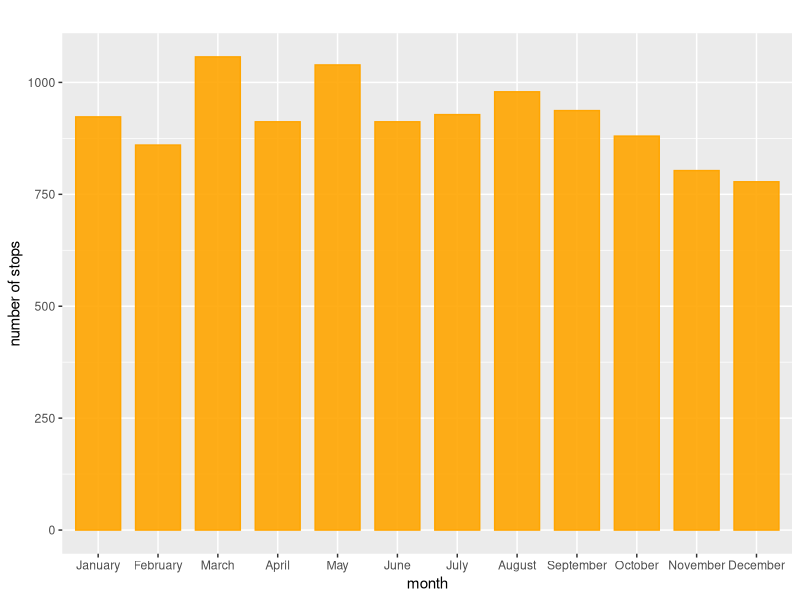
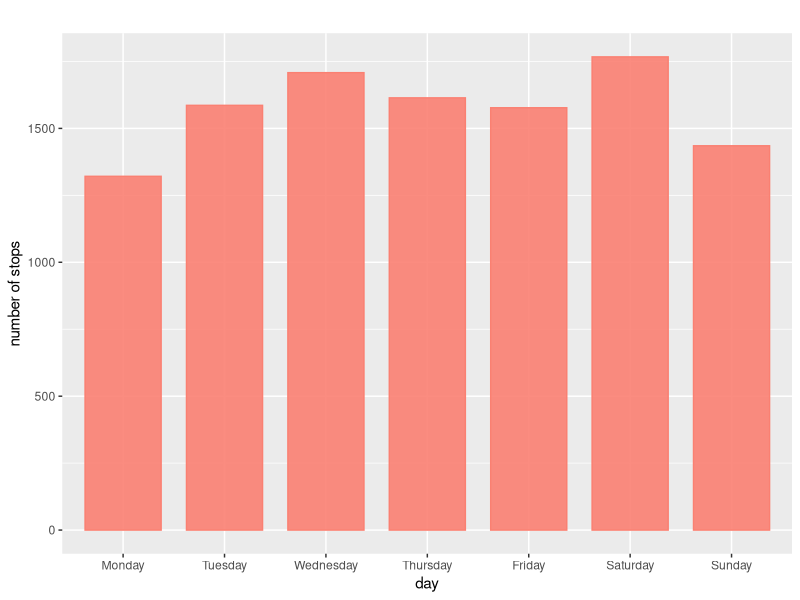
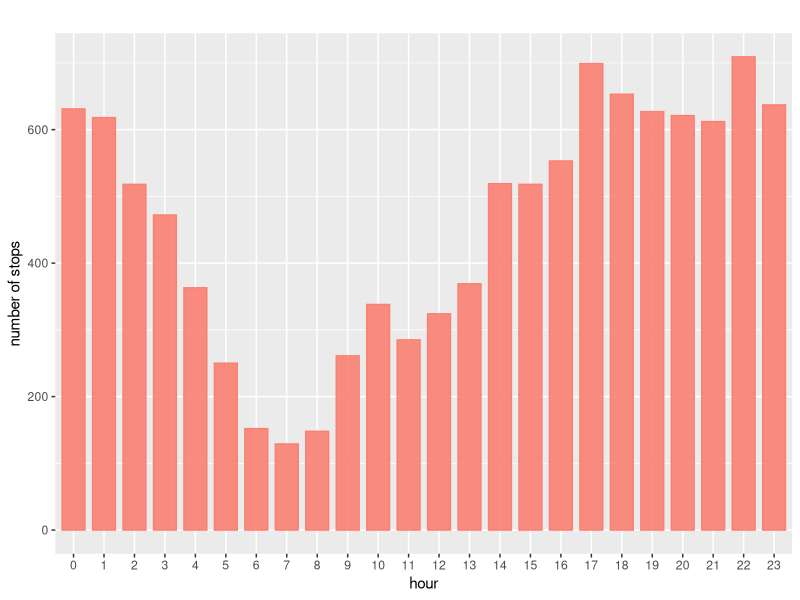
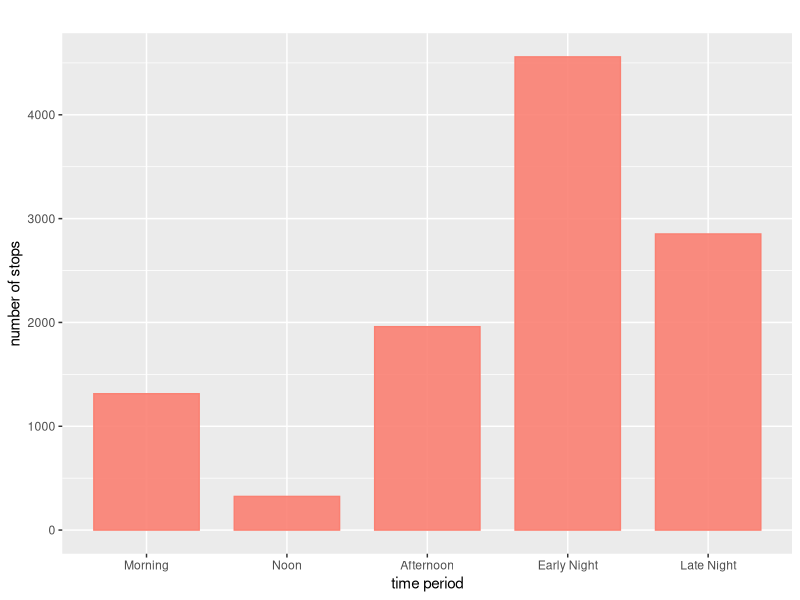
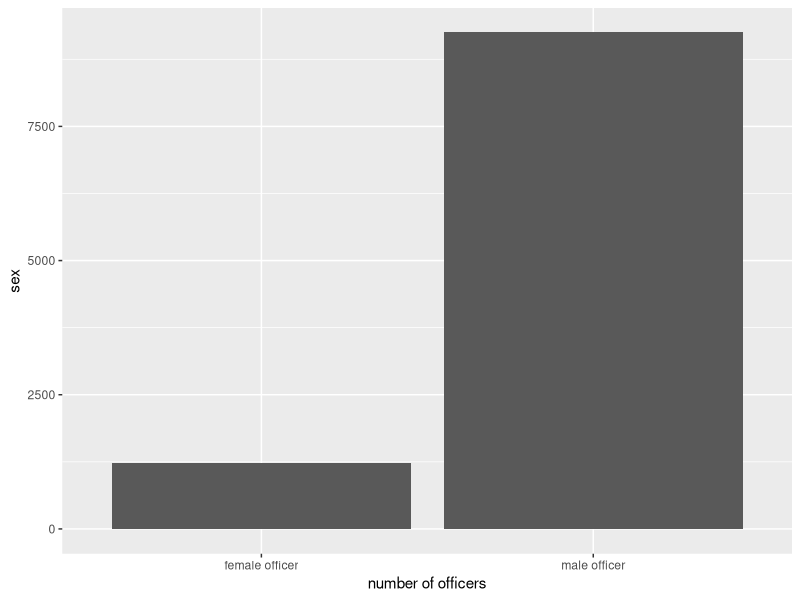
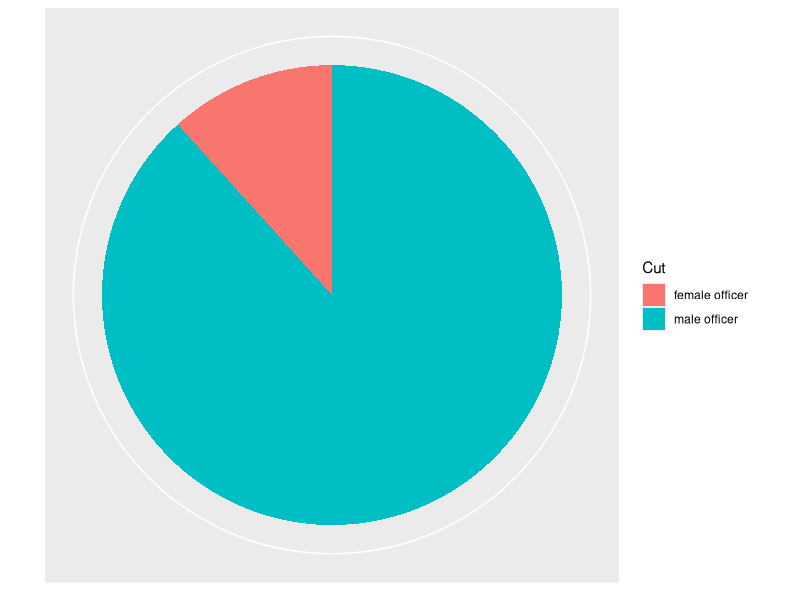
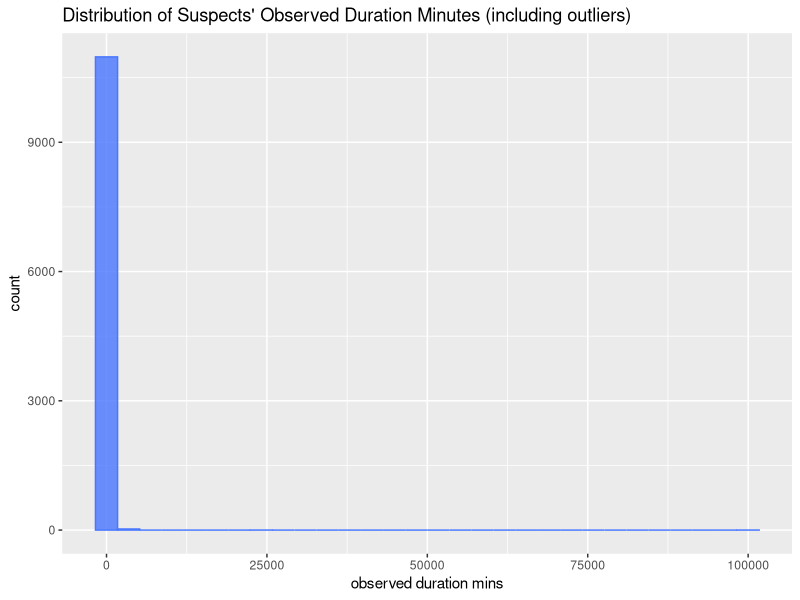
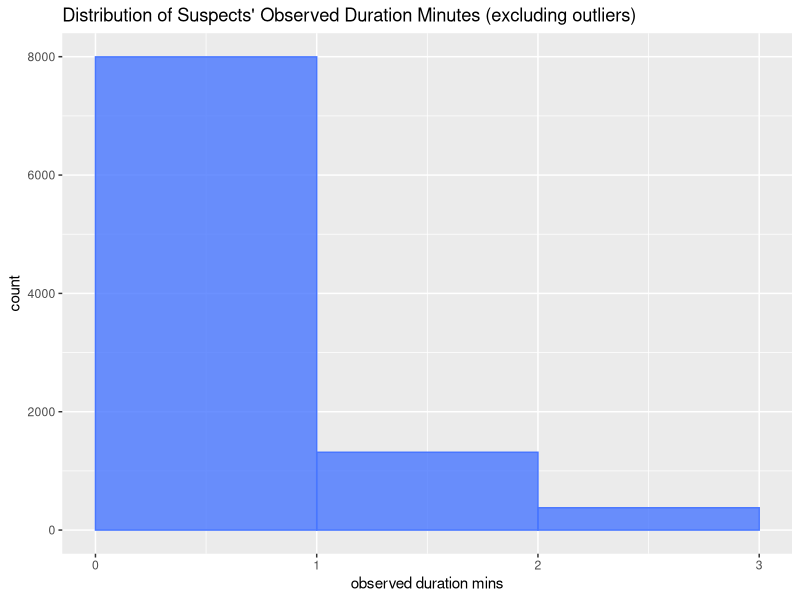

The R source for these figures, in order:
## ---- chunk 1
# load the NYPD dataset and the packages that we will use
NYPD <- read.csv("Data/2018_sqf_database-abbr.csv")

library(tidyverse)
library(ggplot2)
library(magrittr)
## ---- chunk 2
# The number of stops in each month in the year 2018

# rearrange the months in order, from January to December
reorder_month <- c("January","February","March","April","May","June","July","August","September","October","November","December")
NYPD$MONTH2 = factor(NYPD$MONTH2,levels=reorder_month)
ggplot(NYPD, aes(MONTH2)) + geom_bar(alpha=0.90, colour="orange", fill="orange",width=0.75) + labs(title="", y="number of stops", x="month")
## ---- chunk 3
# The number of stops on each day of the week

# rearrange the days in order, from Monday to Sunday
reorder_day <- c("Monday","Tuesday","Wednesday","Thursday","Friday","Saturday","Sunday")
NYPD$DAY2 = factor(NYPD$DAY2,levels=reorder_day)
ggplot(NYPD, aes(DAY2)) + geom_bar(alpha=0.90, colour="salmon", fill="salmon",width=0.75) + labs(title="", y="number of stops", x="day")
## ---- chunk 4
## Stop.Frisk.Time: the time when ppl are stopped

# Function: rounding(inputNum, totalNum)
rounding <- function(inputNum, totalNum) {
  if(is.na(inputNum)){return(FALSE)}else{
    m <- totalNum/2
    if(inputNum < m){
      # round down
      return(FALSE)
    }else{
      #round up
      return(TRUE)
    }
  }
}

hour<-NYPD$Stop.Frisk.Time
all_hour <- c()
for(i in 1:length(hour)){
  if(hour[i] == "#N/A" || is.na(hour[i]) || hour[i] == "" || hour[i] == FALSE){
    hour[i] <- "NA"
  }else{
    temp <- c(strsplit(hour[i], ":"))
    minBefore <- temp[[1]][[2]]
    hourBefore <- temp[[1]][[1]]
    if (rounding(strtoi(minBefore), 60)){
      hourAfter <- as.character(strtoi(hourBefore)+1)
      if (hourAfter == 24){
        hourAfter <- "0"
      }
    }else{
      hourAfter <- hourBefore
    }
    all_hour <- append(all_hour, hourAfter)
  }
  allH_df <- data.frame(all_hour)
}
reorder_hour <- c("0","1","2","3","4","5","6","7","8","9","10","11","12","13","14","15","16","17","18","19","20","21","22","23","NA")
allH_df$all_hour = factor(allH_df$all_hour,levels=reorder_hour)
ggplot(allH_df, aes(all_hour)) + geom_bar(alpha=0.90, colour="salmon", fill="salmon",width=0.75) + labs(title="", y="number of stops", x="hour")

# Morning: from sunrise to 11:59 AM. Sunrise typically occurs around 6 AM.
# Noon: at 12:00 PM.
# Afternoon: from 12:01 PM to around 5:00 PM.
# Evening: from 5:01 PM to 8 PM, or around sunset.
# Early Night: from sunset 11:59 PM
# Late Night: from 11:59 PM to sunrise around 5:59 AM.
all_period <- c()
for(i in 1:length(allH_df$all_hour)){
  if (allH_df$all_hour[i] == "6" || allH_df$all_hour[i] == "7" || allH_df$all_hour[i] == "8" || allH_df$all_hour[i] == "9" || allH_df$all_hour[i] == "10" || allH_df$all_hour[i] == "11"){
    all_period <- append(all_period, "Morning")
  }else if(allH_df$all_hour[i] == "12"){
    all_period <- append(all_period, "Noon")
  }else if(allH_df$all_hour[i] == "13" || allH_df$all_hour[i] == "14" || allH_df$all_hour[i] == "15" || allH_df$all_hour[i] == "16"){
    all_period <- append(all_period, "Afternoon")
  }else if(allH_df$all_hour[i] == "17" || allH_df$all_hour[i] == "18" || allH_df$all_hour[i] == "19" || allH_df$all_hour[i] == "20" || allH_df$all_hour[i] == "21" || allH_df$all_hour[i] == "22" || allH_df$all_hour[i] == "23"){
    all_period <- append(all_period, "Early Night")
  }else{
    all_period <- append(all_period, "Late Night")
  }
}
allP_df <- data.frame(all_period)
reorder_period <- c("Morning", "Noon", "Afternoon", "Early Night", "Late Night")
allP_df$all_period = factor(allP_df$all_period,levels=reorder_period)
ggplot(allP_df, aes(all_period)) + geom_bar(alpha=0.90, colour="salmon", fill="salmon",width=0.75) + labs(title="", y="number of stops", x="time period")
## ---- chunk 5
## Compare: the number of male police officers(POM) and the number of female police officers(POF)


# create POM and POF dataframes
df_male_officer <- NYPD %>% filter(ISSUING_OFFICER_RANK == "POM")
df_female_officer <- NYPD %>% filter(ISSUING_OFFICER_RANK == "POF")
head(df_male_officer)
head(df_female_officer)

# visualize the difference in numbers: frequency table, bar plot, pie chart
male_female_num <- tibble(
  type = c("male officer", "female officer"),
  freq = c(nrow(df_male_officer), nrow(df_female_officer))
)
knitr::kable(male_female_num)

p <- ggplot(data = male_female_num, mapping = aes(
  x = type, y = freq ))
p + geom_col() +
  labs(x = "number of officers", 
       y = "sex")

p2 <- ggplot(data = male_female_num, mapping = aes(
  x = 1, y = freq, fill = type ))
p2 + geom_col() +
  coord_polar(theta = "y") +
  scale_x_discrete(name = NULL, breaks = NULL) +
  scale_y_discrete(name = NULL, breaks = NULL) +
  labs(fill = "Cut")
## ---- chunk 6
# function: to calculate the bounds of a numeric vector, will be used in the following analysis

bound <- function(x){
  Q1 <- quantile(x, .25)
  Q3 <- quantile(x, .75)
  IQR <- Q3-Q1
  bound <- c(Q1-1.5*IQR, Q3+1.5*IQR)
  return(bound)
}

## ---- chunk 7
### Observed duration minutes.


## Overall analysis first
# Histogram --- all data(not excludes any values)
ggplot(NYPD,aes(OBSERVED_DURATION_MINUTES)) + geom_histogram(colour = "royalblue1", fill = "royalblue1",alpha=0.8) + labs(title="Distribution of Suspects' Observed Duration Minutes (including outliers)", y="count", x="observed duration mins")

# Histogram --- excludes theoretical outliers (use bound() function to calculate and exclude the theoretical outliers)
bound(NYPD$OBSERVED_DURATION_MINUTES)
ggplot(NYPD,aes(OBSERVED_DURATION_MINUTES)) + geom_histogram(breaks=seq(0,3.5,by=1), colour = "royalblue1", fill = "royalblue1",alpha=0.8) + labs(title="Distribution of Suspects' Observed Duration Minutes (excluding outliers)", y="count", x="observed duration mins")

# Histogram --- excludes large numbers (since the distribution of Odm is too right-skewed, which makes the upper bound (3.5) calculated by bound() pretty small; so we decide to set another upper bound (35) based on the distribution that we observe from the table to look at more complete data)
table(NYPD$OBSERVED_DURATION_MINUTES)
ggplot(NYPD,aes(OBSERVED_DURATION_MINUTES)) + geom_histogram(breaks=seq(0,35,by=1), colour = "royalblue1", fill = "royalblue1",alpha=0.8) + labs(title="Distribution of Suspects' Observed Duration Minutes (excluding large numbers)", y="count", x="observed duration mins")


# Observe time: male officers VS female officers(excludes large numbers)
df_pom_pof <- NYPD[NYPD$ISSUING_OFFICER_RANK == "POM" | NYPD$ISSUING_OFFICER_RANK == "POF",]
ggplot(df_pom_pof, aes(x = ISSUING_OFFICER_RANK, y = OBSERVED_DURATION_MINUTES)) + geom_boxplot() + coord_cartesian(ylim=c(0, 35))

# Observe time: male officers VS female officers (excludes theoretical outliers)
ggplot(df_pom_pof, aes(x = ISSUING_OFFICER_RANK, y = OBSERVED_DURATION_MINUTES)) + geom_boxplot() + coord_cartesian(ylim=c(0, 3.5))




### Stop duration minutes.


## Overall analysis first
# Histogram --- all data(not excludes any values)
ggplot(NYPD,aes(STOP_DURATION_MINUTES)) + geom_histogram(colour = "royalblue3", fill = "royalblue3",alpha=0.8) + labs(title="Distribution of Suspects' Stopped Duration Minutes (including outliers)", y="count", x="stop duration mins") 

# Histogram --- excludes theoretical outliers (use bound() function to calculate and exclude the theoretical outliers)
bound(NYPD$STOP_DURATION_MINUTES)
ggplot(NYPD,aes(STOP_DURATION_MINUTES)) + geom_histogram(breaks=seq(0,30,by=1), colour = "royalblue1", fill = "royalblue1",alpha=0.8) + labs(title="Distribution of Suspects' Stopped Duration Minutes (excluding outliers)", y="count", x="stop duration mins")

# Histogram --- excludes large numbers (since the distribution of Sdm is too right-skewed, which makes the upper bound (30) calculated by bound() small; so we decide to set another upper bound (50) based on the distribution that we observe from the table to look at more complete data)
table(NYPD$STOP_DURATION_MINUTES)
ggplot(NYPD,aes(STOP_DURATION_MINUTES)) + geom_histogram(breaks=seq(0,50,by=1), colour = "royalblue3", fill = "royalblue3",alpha=0.8) + labs(title="Distribution of Suspects' Stopped Duration Minutes (excluding large numbers)", y="count", x="stop duration mins") 



# Stop time: male officers VS female officers(excludes large numbers)
df_pom_pof <- NYPD[NYPD$ISSUING_OFFICER_RANK == "POM" | NYPD$ISSUING_OFFICER_RANK == "POF",]
ggplot(df_pom_pof, aes(x = ISSUING_OFFICER_RANK, y = STOP_DURATION_MINUTES)) + geom_boxplot() + coord_cartesian(ylim=c(0, 50))

# Observe time: male officers VS female officers (excludes theoretical outliers)
ggplot(df_pom_pof, aes(x = ISSUING_OFFICER_RANK, y = STOP_DURATION_MINUTES)) + geom_boxplot() + coord_cartesian(ylim=c(0, 30))




## Relation between Observed Duration Minutes and Stop Duration Minutes 

# all data(Not excludes any values)
ggplot(NYPD, aes(OBSERVED_DURATION_MINUTES, STOP_DURATION_MINUTES)) + geom_point() + labs(title="The Relation between Observed Time and Stop Time", subtitle="(with all data)", y="stop duration mins", x="observed duration mins")


# excludes large numbers
ggplot(NYPD, aes(OBSERVED_DURATION_MINUTES, STOP_DURATION_MINUTES)) + geom_point() + coord_cartesian(xlim=c(0, 35), ylim=c(0, 50)) + labs(title="The Relation between Observed Time and Stop Time", subtitle="(excluding large numbers)", y="stop duration mins", x="observed duration mins")


# excludes theoretical outliers
ggplot(NYPD, aes(OBSERVED_DURATION_MINUTES, STOP_DURATION_MINUTES)) + geom_point() + coord_cartesian(xlim=c(0, 3.5), ylim=c(0, 30)) + labs(title="The Relation between Observed Time and Stop Time", subtitle="(excluding outliers)", y="stop duration mins", x="observed duration mins")


## ---- chunk 8
### Suspected crime description.
unique(NYPD$SUSPECTED_CRIME_DESCRIPTION)

## since there are too many types of crimes, we divide them into 4 main categories:
# THEFT: "GRAND LARCENY AUTO", "BURGLARY", "CPSP(criminal possession of stolen property)", "GRAND LARCENY", "PETIT LARCENY", "ROBBERY", "THEFT OF SERVICES", "UNAUTHORIZED USE OF A VEHICLE";
# ATTACK AND DAMAGE: "AUTO STRIPPIG", "ASSAULT", "CRIMINAL TRESPASS", "FORCIBLE TOUCHING", "MENACING", "MURDER", "RECKLESS ENDANGERMENT", "PROSTITUTION", "RAPE";
# POSSESSION, SALE OF PROHIBITED ITMES: "CPW(criminal possession of a weapon)", "CRIMINAL POSSESSION OF CONTROLLED SUBSTANCE", "CRIMINAL POSSESSION OF FORGED INSTRUMENT", "CRIMINAL POSSESSION OF MARIHUANA", "CRIMINAL SALE OF CONTROLLED SUBSTANCE", "CRIMINAL SALE OF MARIHUANA";
# Others: "CRIMINAL MISCHIEF", "MAKING GRAFFITI", "TERRORISM", "OTHER";

NYPD$CRIME_CATEGORIZATION <- vector(mode='character', length(NYPD$SUSPECTED_CRIME_DESCRIPTION))
for(i in seq_along(NYPD$SUSPECTED_CRIME_DESCRIPTION)){
  if(NYPD$SUSPECTED_CRIME_DESCRIPTION[i] == "GRAND LARCENY AUTO" | NYPD$SUSPECTED_CRIME_DESCRIPTION[i] == "BURGLARY" | NYPD$SUSPECTED_CRIME_DESCRIPTION[i] == "CPSP" | NYPD$SUSPECTED_CRIME_DESCRIPTION[i] == "GRAND LARCENY" | NYPD$SUSPECTED_CRIME_DESCRIPTION[i] == "PETIT LARCENY" | NYPD$SUSPECTED_CRIME_DESCRIPTION[i] == "ROBBERY" | NYPD$SUSPECTED_CRIME_DESCRIPTION[i] == "THEFT OF SERVICES" | NYPD$SUSPECTED_CRIME_DESCRIPTION[i] == "UNAUTHORIZED USE OF A VEHICLE" ){
    NYPD$CRIME_CATEGORIZATION[i] <- "Theft"
    }else if (NYPD$SUSPECTED_CRIME_DESCRIPTION[i] == "AUTO STRIPPIG" | NYPD$SUSPECTED_CRIME_DESCRIPTION[i] == "ASSAULT" | NYPD$SUSPECTED_CRIME_DESCRIPTION[i] == "CRIMINAL TRESPASS" | NYPD$SUSPECTED_CRIME_DESCRIPTION[i] == "FORCIBLE TOUCHING" | NYPD$SUSPECTED_CRIME_DESCRIPTION[i] == "MENACING" | NYPD$SUSPECTED_CRIME_DESCRIPTION[i] == "MURDER" | NYPD$SUSPECTED_CRIME_DESCRIPTION[i] == "RECKLESS ENDANGERMENT" | NYPD$SUSPECTED_CRIME_DESCRIPTION[i] == "PROSTITUTION" | NYPD$SUSPECTED_CRIME_DESCRIPTION[i] == "RAPE" ) {
      NYPD$CRIME_CATEGORIZATION[i] <- "Attack and Damage"
    }else if (NYPD$SUSPECTED_CRIME_DESCRIPTION[i] == "CPW" | NYPD$SUSPECTED_CRIME_DESCRIPTION[i] == "CRIMINAL POSSESSION OF CONTROLLED SUBSTANCE" | NYPD$SUSPECTED_CRIME_DESCRIPTION[i] == "CRIMINAL POSSESSION OF FORGED INSTRUMENT" | NYPD$SUSPECTED_CRIME_DESCRIPTION[i] == "CRIMINAL POSSESSION OF MARIHUANA" | NYPD$SUSPECTED_CRIME_DESCRIPTION[i] == "CRIMINAL SALE OF CONTROLLED SUBSTANCE" | NYPD$SUSPECTED_CRIME_DESCRIPTION[i] == "CRIMINAL SALE OF MARIHUANA"){
        NYPD$CRIME_CATEGORIZATION[i] <- "Possession,Sale of Prohibited Items"
      }
        
        else{
        NYPD$CRIME_CATEGORIZATION[i] <- "Others"
      }
  
}

ggplot(NYPD, aes(CRIME_CATEGORIZATION)) + geom_bar(alpha=0.90, colour="red4", fill="red4",width=0.5) + labs(title= "Different Types of Crimes Suspected", y="count", x="types of crimes suspected")


## And then we make 4 separate bar plots -- 1 for each category, showing the distribution of the different crime descriptions inside each category


# Theft:
df_theft <- NYPD[NYPD$CRIME_CATEGORIZATION == "Theft",]
sum_theft <- NYPD %>% filter(CRIME_CATEGORIZATION == "Theft") %>% nrow()
print(paste("sum of theft: ",sum_theft))

ggplot(df_theft, aes(SUSPECTED_CRIME_DESCRIPTION)) + geom_bar(alpha=0.90, colour="red4", fill="red4",width=0.5) + labs(title= "Theft Suspected", y="count", x="types of theft suspected") + theme(axis.text.x=element_text(size=4.1))


# Attack and Damage:
df_att_dam <- NYPD[NYPD$CRIME_CATEGORIZATION == "Attack and Damage",]
sum_att_dam <- NYPD %>% filter(CRIME_CATEGORIZATION == "Attack and Damage") %>% nrow()
print(paste("sum of attack and damage: ",sum_att_dam))

ggplot(df_att_dam, aes(SUSPECTED_CRIME_DESCRIPTION)) + geom_bar(alpha=0.90, colour="red4", fill="red4",width=0.5) + labs(title= "Attack and Damage Suspected", y="count", x="types of attack and damage suspected") + theme(axis.text.x=element_text(size=4.5))


# Possession, Sale of Prohibited Items:
df_proh_items <- NYPD[NYPD$CRIME_CATEGORIZATION == "Possession,Sale of Prohibited Items",]
sum_prob_items <- NYPD %>% filter(CRIME_CATEGORIZATION == "Possession,Sale of Prohibited Items") %>% nrow()
print(paste("sum of possession,sale of prohibited items: ",sum_prob_items))

ggplot(df_proh_items, aes(SUSPECTED_CRIME_DESCRIPTION)) + geom_bar(alpha=0.90, colour="red4", fill="red4",width=0.5) + labs(title= "Possession,Sale of Prohibited Items Suspected", y="count", x="types of possesion,sale of prohibited items suspected") + theme(axis.text.x=element_text(size=3))


# Others:
df_others <- NYPD[NYPD$CRIME_CATEGORIZATION == "Others",]
sum_others <- NYPD %>% filter(CRIME_CATEGORIZATION == "Others") %>% nrow()
print(paste("sum of other crimes: ",sum_others))

ggplot(df_others, aes(SUSPECTED_CRIME_DESCRIPTION)) + geom_bar(alpha=0.90, colour="red4", fill="red4",width=0.5) + labs(title= "Other Crimes Suspected", y="count", x="types of crimes")
## ---- chunk 9
## Frisk Flag and Search Flag.
## "Search is more intensive than frisk. Frisk is to pat down the suspects to see whether they have weapons, while search is to probe for more evidence, other than weapons."


# Overall probabilities of frisked and searched
probability_frisk <- NYPD %>% select(FRISKED_FLAG) %>% unlist() %>% mean()
print(probability_frisk)
probability_search <- NYPD %>% select(SEARCHED_FLAG) %>% unlist() %>% mean()
print(probability_search)



# We divide it into 4 categories: both frisked and searched, only frisked, only searched, neither frisked nor searched
# Each suspect can be both frisked and searched

NYPD$FRISK_AND_SEARCH <- vector(mode='character', length(NYPD$FRISKED_FLAG))
for(i in seq_along(NYPD$FRISK_AND_SEARCH)){
  if(NYPD$FRISKED_FLAG[i] == "1" & NYPD$SEARCHED_FLAG[i] == "1"){
    NYPD$FRISK_AND_SEARCH[i] <- "Frisked and Searched"
    }else if (NYPD$FRISKED_FLAG[i] == "1" & NYPD$SEARCHED_FLAG[i] == "0") {
      NYPD$FRISK_AND_SEARCH[i] <- "Only Frisked"
      }else if (NYPD$FRISKED_FLAG[i] == "0" & NYPD$SEARCHED_FLAG[i] == "1") {
        NYPD$FRISK_AND_SEARCH[i] <- "Only Searched"
      }else{
        NYPD$FRISK_AND_SEARCH[i] <- "Neither Frisked Nor Searched"
      }
  
}

table(NYPD$FRISK_AND_SEARCH)
ggplot(NYPD, aes(FRISK_AND_SEARCH)) + geom_bar(alpha=0.90, colour="mediumpurple3", fill="mediumpurple3",width=0.5) + labs(title= "The Number of Suspects Frisked or Searched", y="count", x="Frisked and Searched")



# Observed time: only frisked VS only searched VS both VS none(excludes large numbers)
ggplot(NYPD, aes(x = FRISK_AND_SEARCH, y = OBSERVED_DURATION_MINUTES)) + geom_boxplot() + coord_cartesian(ylim=c(0, 35))

# Observed time: only frisked VS only searched VS both VS none (excludes theoretical outliers)
bound(NYPD$OBSERVED_DURATION_MINUTES)
ggplot(NYPD, aes(x = FRISK_AND_SEARCH, y = OBSERVED_DURATION_MINUTES)) + geom_boxplot() + coord_cartesian(ylim=c(0, 3.5))


# Stop time: only frisked VS only searched VS both VS none (excludes large numbers)
ggplot(NYPD, aes(x = FRISK_AND_SEARCH, y = STOP_DURATION_MINUTES)) + geom_boxplot() + coord_cartesian(ylim=c(0, 50))

# Stop time: only frisked VS only searched VS both VS none (excludes theoretical outliers)
bound(NYPD$STOP_DURATION_MINUTES)
ggplot(NYPD, aes(x = FRISK_AND_SEARCH, y = STOP_DURATION_MINUTES)) + geom_boxplot() + coord_cartesian(ylim=c(0, 30))


## ---- chunk 10
# Whether police officers are in uniform when stopping suspects.
NYPD[NYPD$OFFICER_IN_UNIFORM_FLAG==0,"OFFICER_IN_UNIFORM_FLAG"] <- "not wearing uniform"
NYPD[NYPD$OFFICER_IN_UNIFORM_FLAG==1,"OFFICER_IN_UNIFORM_FLAG"] <- "wearing uniform"
table(NYPD$OFFICER_IN_UNIFORM_FLAG)
ggplot(NYPD, aes(OFFICER_IN_UNIFORM_FLAG)) + geom_bar(alpha=0.90, colour="royalblue1", fill="royalblue1",width=0.75) + labs(title="", y="number of officers", x="officer in uniform")

## ---- chunk 11
## Suspects Arrested (implies accuracy of stops) $ Accuracy in relation to different factors(sex, race,etc.)

# the number of suspects finally arrested and not arrested
NYPD[NYPD$SUSPECT_ARRESTED_FLAG==0,"SUSPECT_ARRESTED_FLAG"] <- "suspect not arrested"
NYPD[NYPD$SUSPECT_ARRESTED_FLAG==1,"SUSPECT_ARRESTED_FLAG"] <- "suspect arrested"
table(NYPD$SUSPECT_ARRESTED_FLAG)
ggplot(NYPD, aes(SUSPECT_ARRESTED_FLAG)) + geom_bar(alpha=0.90, colour="royalblue1", fill="royalblue1",width=0.75) + labs(title="", y="number of stops", x="number os arrests")

# accuracy of overall stops
overall_a_acc <- 3115/11018
print(overall_a_acc)


## male officers' accuracy vs female officers' accuracy
df_male_officer[df_male_officer$SUSPECT_ARRESTED_FLAG==0,"SUSPECT_ARRESTED_FLAG"] <- "male_suspect not arrested"
df_male_officer[df_male_officer$SUSPECT_ARRESTED_FLAG==1,"SUSPECT_ARRESTED_FLAG"] <- "male_suspect arrested"
table(df_male_officer$SUSPECT_ARRESTED_FLAG)
df_female_officer[df_female_officer$SUSPECT_ARRESTED_FLAG==0,"SUSPECT_ARRESTED_FLAG"] <- "female_suspect not arrested"
df_female_officer[df_female_officer$SUSPECT_ARRESTED_FLAG==1,"SUSPECT_ARRESTED_FLAG"] <- "female_suspect arrested"
table(df_female_officer$SUSPECT_ARRESTED_FLAG)
male_a_acc <- 2639/(2639+6612)
print(male_a_acc)
female_a_acc <- 321/(321+904)
print(female_a_acc)


## Observed time in relation to Accuracy
# scatter plot: observed time VS accuracy
ggplot(data=NYPD) + geom_point(mapping = aes(x = OBSERVED_DURATION_MINUTES, y = SUSPECT_ARRESTED_FLAG))
# excludes large numbers
ggplot(data=NYPD) + geom_point(mapping = aes(x = OBSERVED_DURATION_MINUTES, y = SUSPECT_ARRESTED_FLAG)) + coord_cartesian(xlim=c(0, 35))
# excludes theoretical outliers
bound(NYPD$OBSERVED_DURATION_MINUTES)
ggplot(data=NYPD) + geom_point(mapping = aes(x = OBSERVED_DURATION_MINUTES, y = SUSPECT_ARRESTED_FLAG)) + coord_cartesian(xlim=c(0, 3.5))


## Stop time in relation to Accuracy
# scatter plot: stop time VS accuracy
ggplot(data=NYPD) + geom_point(mapping = aes(x = STOP_DURATION_MINUTES, y = SUSPECT_ARRESTED_FLAG))
# excludes large numbers
ggplot(data=NYPD) + geom_point(mapping = aes(x = STOP_DURATION_MINUTES, y = SUSPECT_ARRESTED_FLAG)) + coord_cartesian(xlim=c(0, 50))
# excludes theoretical outliers
bound(NYPD$STOP_DURATION_MINUTES)
ggplot(data=NYPD) + geom_point(mapping = aes(x = OBSERVED_DURATION_MINUTES, y = SUSPECT_ARRESTED_FLAG)) + coord_cartesian(xlim=c(0, 30))


## Suspects' Ages in relation to Accuracy
# scatter plot: age VS accuracy
# excludes 0s
ggplot(data=NYPD) + geom_point(mapping = aes(x = SUSPECT_REPORTED_AGE, y = SUSPECT_ARRESTED_FLAG)) + coord_cartesian(xlim=c(1, 90))
# excludes theoretical outliers
bound(NYPD$SUSPECT_REPORTED_AGE)
ggplot(data=NYPD) + geom_point(mapping = aes(x = SUSPECT_REPORTED_AGE, y = SUSPECT_ARRESTED_FLAG)) + coord_cartesian(xlim=c(1, 61))


## Suspects' Sex in relation to Accuracy
# create dataframes on SUSPECT_SEX
df_male_suspect <- NYPD[NYPD$SUSPECT_SEX == "MALE",]
df_female_suspect <- NYPD[NYPD$SUSPECT_SEX == "FEMALE",]
head(df_male_suspect)
head(df_female_suspect)

# accuracy on SUSPECT_SEX
df_male_suspect[df_male_suspect$SUSPECT_ARRESTED_FLAG==0,"SUSPECT_ARRESTED_FLAG"] <- "male_suspect not arrested"
df_male_suspect[df_male_suspect$SUSPECT_ARRESTED_FLAG==1,"SUSPECT_ARRESTED_FLAG"] <- "male_suspect arrested"
table(df_male_suspect$SUSPECT_ARRESTED_FLAG)
df_female_suspect[df_female_suspect$SUSPECT_ARRESTED_FLAG==0,"SUSPECT_ARRESTED_FLAG"] <- "female_suspect not arrested"
df_female_suspect[df_female_suspect$SUSPECT_ARRESTED_FLAG==1,"SUSPECT_ARRESTED_FLAG"] <- "female_suspect arrested"
table(df_female_suspect$SUSPECT_ARRESTED_FLAG)
male_a_s_acc <- 2786/(2786+7139)
print(male_a_s_acc)
female_a_s_acc <- 311/(311+703)
print(female_a_s_acc)


## Suspects' Race in relation to Accuracy
# create dataframes on SUSPECT_RACE_DESCRIPTION
df_AIAN_suspect <- NYPD[NYPD$SUSPECT_RACE_DESCRIPTION == "AMERICAN INDIAN/ALASKAN NATIVE",]
df_WH_suspect <- NYPD[NYPD$SUSPECT_RACE_DESCRIPTION == "WHITE HISPANIC",]
df_BH_suspect <- NYPD[NYPD$SUSPECT_RACE_DESCRIPTION == "BLACK HISPANIC",]
df_API_suspect <- NYPD[NYPD$SUSPECT_RACE_DESCRIPTION == "ASIAN / PACIFIC ISLANDER",]
df_W_suspect <- NYPD[NYPD$SUSPECT_RACE_DESCRIPTION == "WHITE",]
df_B_suspect <- NYPD[NYPD$SUSPECT_RACE_DESCRIPTION == "BLACK",]
df_0_suspect <- NYPD[NYPD$SUSPECT_RACE_DESCRIPTION == "0",]
head(df_AIAN_suspect)
head(df_WH_suspect)
head(df_BH_suspect)
head(df_API_suspect)
head(df_W_suspect)
head(df_B_suspect)
head(df_0_suspect)

# accuracy on SUSPECT_RACE_DESCRIPTION
df_AIAN_suspect[df_AIAN_suspect$SUSPECT_ARRESTED_FLAG==0,"SUSPECT_ARRESTED_FLAG"] <- "aian_suspect not arrested"
df_AIAN_suspect[df_AIAN_suspect$SUSPECT_ARRESTED_FLAG==1,"SUSPECT_ARRESTED_FLAG"] <- "aian_suspect arrested"
table(df_AIAN_suspect$SUSPECT_ARRESTED_FLAG)
df_WH_suspect[df_WH_suspect$SUSPECT_ARRESTED_FLAG==0,"SUSPECT_ARRESTED_FLAG"] <- "wh_suspect not arrested"
df_WH_suspect[df_WH_suspect$SUSPECT_ARRESTED_FLAG==1,"SUSPECT_ARRESTED_FLAG"] <- "wh_suspect arrested"
table(df_WH_suspect$SUSPECT_ARRESTED_FLAG)
df_BH_suspect[df_BH_suspect$SUSPECT_ARRESTED_FLAG==0,"SUSPECT_ARRESTED_FLAG"] <- "bh_suspect not arrested"
df_BH_suspect[df_BH_suspect$SUSPECT_ARRESTED_FLAG==1,"SUSPECT_ARRESTED_FLAG"] <- "bh_suspect arrested"
table(df_BH_suspect$SUSPECT_ARRESTED_FLAG)
df_API_suspect[df_API_suspect$SUSPECT_ARRESTED_FLAG==0,"SUSPECT_ARRESTED_FLAG"] <- "api_suspect not arrested"
df_API_suspect[df_API_suspect$SUSPECT_ARRESTED_FLAG==1,"SUSPECT_ARRESTED_FLAG"] <- "api_suspect arrested"
table(df_API_suspect$SUSPECT_ARRESTED_FLAG)
df_W_suspect[df_W_suspect$SUSPECT_ARRESTED_FLAG==0,"SUSPECT_ARRESTED_FLAG"] <- "w_suspect not arrested"
df_W_suspect[df_W_suspect$SUSPECT_ARRESTED_FLAG==1,"SUSPECT_ARRESTED_FLAG"] <- "w_suspect arrested"
table(df_W_suspect$SUSPECT_ARRESTED_FLAG)
df_B_suspect[df_B_suspect$SUSPECT_ARRESTED_FLAG==0,"SUSPECT_ARRESTED_FLAG"] <- "b_suspect not arrested"
df_B_suspect[df_B_suspect$SUSPECT_ARRESTED_FLAG==1,"SUSPECT_ARRESTED_FLAG"] <- "b_suspect arrested"
table(df_B_suspect$SUSPECT_ARRESTED_FLAG)
df_0_suspect[df_0_suspect$SUSPECT_ARRESTED_FLAG==0,"SUSPECT_ARRESTED_FLAG"] <- "0_suspect not arrested"
df_0_suspect[df_0_suspect$SUSPECT_ARRESTED_FLAG==1,"SUSPECT_ARRESTED_FLAG"] <- "0_suspect arrested"
table(df_0_suspect$SUSPECT_ARRESTED_FLAG)

aian_a_s_acc <- 4/(4+12)
print(aian_a_s_acc)
wh_a_s_acc <- 783/(783+1628)
print(wh_a_s_acc)
bh_a_s_acc <- 252/(252+726)
print(bh_a_s_acc)
api_a_s_acc <- 51/(51+170)
print(api_a_s_acc)
w_a_s_acc <- 303/(303+771)
print(w_a_s_acc)
b_a_s_acc <- 1709/(1709+4532)
print(b_a_s_acc)
zero_a_s_acc <- 13/(13+54)
print(zero_a_s_acc)


## Suspects' Heights in relation to Accuracy
# scatter plot: suspect height VS accuracy
ggplot(data=NYPD) + geom_point(mapping = aes(x = SUSPECT_HEIGHT, y = SUSPECT_ARRESTED_FLAG))


## Suspects' Weights in relation to Accuracy
# scatter plot: suspect weight VS accuracy
ggplot(data=NYPD) + geom_point(mapping = aes(x = SUSPECT_WEIGHT, y = SUSPECT_ARRESTED_FLAG))



## Suspects' Body Build Types in relation to Accuracy
# create dataframes on SUSPECT_BODY_BUILD_TYPE
df_01_suspect <- NYPD[NYPD$SUSPECT_BODY_BUILD_TYPE == "0",]
df_HEA_suspect <- NYPD[NYPD$SUSPECT_BODY_BUILD_TYPE == "HEA",]
df_MED_suspect <- NYPD[NYPD$SUSPECT_BODY_BUILD_TYPE == "MED",]
df_THN_suspect <- NYPD[NYPD$SUSPECT_BODY_BUILD_TYPE == "THN",]
df_U_suspect <- NYPD[NYPD$SUSPECT_BODY_BUILD_TYPE == "U",]
df_XXX_suspect <- NYPD[NYPD$SUSPECT_BODY_BUILD_TYPE == "XXX",]
head(df_01_suspect)
head(df_HEA_suspect)
head(df_MED_suspect)
head(df_THN_suspect)
head(df_U_suspect)
head(df_XXX_suspect)

# accuracy on SUSPECT_BODY_BUILD_TYPE
df_01_suspect[df_01_suspect$SUSPECT_ARRESTED_FLAG==0,"SUSPECT_ARRESTED_FLAG"] <- "01_suspect not arrested"
df_01_suspect[df_01_suspect$SUSPECT_ARRESTED_FLAG==1,"SUSPECT_ARRESTED_FLAG"] <- "01_suspect arrested"
table(df_01_suspect$SUSPECT_ARRESTED_FLAG)
df_HEA_suspect[df_HEA_suspect$SUSPECT_ARRESTED_FLAG==0,"SUSPECT_ARRESTED_FLAG"] <- "hea_suspect not arrested"
df_HEA_suspect[df_HEA_suspect$SUSPECT_ARRESTED_FLAG==1,"SUSPECT_ARRESTED_FLAG"] <- "hea_suspect arrested"
table(df_HEA_suspect$SUSPECT_ARRESTED_FLAG)
df_MED_suspect[df_MED_suspect$SUSPECT_ARRESTED_FLAG==0,"SUSPECT_ARRESTED_FLAG"] <- "med_suspect not arrested"
df_MED_suspect[df_MED_suspect$SUSPECT_ARRESTED_FLAG==1,"SUSPECT_ARRESTED_FLAG"] <- "med_suspect arrested"
table(df_MED_suspect$SUSPECT_ARRESTED_FLAG)
df_THN_suspect[df_THN_suspect$SUSPECT_ARRESTED_FLAG==0,"SUSPECT_ARRESTED_FLAG"] <- "thn_suspect not arrested"
df_THN_suspect[df_THN_suspect$SUSPECT_ARRESTED_FLAG==1,"SUSPECT_ARRESTED_FLAG"] <- "thn_suspect arrested"
table(df_THN_suspect$SUSPECT_ARRESTED_FLAG)
df_U_suspect[df_U_suspect$SUSPECT_ARRESTED_FLAG==0,"SUSPECT_ARRESTED_FLAG"] <- "u_suspect not arrested"
df_U_suspect[df_U_suspect$SUSPECT_ARRESTED_FLAG==1,"SUSPECT_ARRESTED_FLAG"] <- "u_suspect arrested"
table(df_U_suspect$SUSPECT_ARRESTED_FLAG)
df_XXX_suspect[df_XXX_suspect$SUSPECT_ARRESTED_FLAG==0,"SUSPECT_ARRESTED_FLAG"] <- "xxx_suspect not arrested"
df_XXX_suspect[df_XXX_suspect$SUSPECT_ARRESTED_FLAG==1,"SUSPECT_ARRESTED_FLAG"] <- "xxx_suspect arrested"
table(df_XXX_suspect$SUSPECT_ARRESTED_FLAG)

zero1_a_s_acc <- 22/(22+126)
print(zero1_a_s_acc)
hea_a_s_acc <- 299/(299+757)
print(hea_a_s_acc)
med_a_s_acc <- 1098/(1098+3009)
print(med_a_s_acc)
thn_a_s_acc <- 1580/(1580+3738)
print(thn_a_s_acc)
u_a_s_acc <- 105/(105+226)
print(u_a_s_acc)
xxx_a_s_acc <- 11/(11+37)
print(xxx_a_s_acc)


## Suspects' Stopped Borough in relation to Accuracy
# create dataframe on STOP_LOCATION_BORO_NAME
df_BRONX_suspect <- NYPD[NYPD$STOP_LOCATION_BORO_NAME == "BRONX",]
df_BROOKLYN_suspect <- NYPD[NYPD$STOP_LOCATION_BORO_NAME == "BROOKLYN",]
df_MANHATTAN_suspect <- NYPD[NYPD$STOP_LOCATION_BORO_NAME == "MANHATTAN",]
df_QUEENS_suspect <- NYPD[NYPD$STOP_LOCATION_BORO_NAME == "QUEENS",]
df_SI_suspect <- NYPD[NYPD$STOP_LOCATION_BORO_NAME == "STATEN ISLAND",]
head(df_BRONX_suspect)
head(df_BROOKLYN_suspect)
head(df_MANHATTAN_suspect)
head(df_QUEENS_suspect)
head(df_SI_suspect)

# accuracy on STOP_LOCATION_BORO_NAME
df_BRONX_suspect[df_BRONX_suspect$SUSPECT_ARRESTED_FLAG==0,"SUSPECT_ARRESTED_FLAG"] <- "BRONX_suspect not arrested"
df_BRONX_suspect[df_BRONX_suspect$SUSPECT_ARRESTED_FLAG==1,"SUSPECT_ARRESTED_FLAG"] <- "BRONX_suspect arrested"
table(df_BRONX_suspect$SUSPECT_ARRESTED_FLAG)
df_BROOKLYN_suspect[df_BROOKLYN_suspect$SUSPECT_ARRESTED_FLAG==0,"SUSPECT_ARRESTED_FLAG"] <- "BROOKLYN_suspect not arrested"
df_BROOKLYN_suspect[df_BROOKLYN_suspect$SUSPECT_ARRESTED_FLAG==1,"SUSPECT_ARRESTED_FLAG"] <- "BROOKLYN_suspect arrested"
table(df_BROOKLYN_suspect$SUSPECT_ARRESTED_FLAG)
df_MANHATTAN_suspect[df_MANHATTAN_suspect$SUSPECT_ARRESTED_FLAG==0,"SUSPECT_ARRESTED_FLAG"] <- "MANHATTAN_suspect not arrested"
df_MANHATTAN_suspect[df_MANHATTAN_suspect$SUSPECT_ARRESTED_FLAG==1,"SUSPECT_ARRESTED_FLAG"] <- "MANHATTAN_suspect arrested"
table(df_MANHATTAN_suspect$SUSPECT_ARRESTED_FLAG)
df_QUEENS_suspect[df_QUEENS_suspect$SUSPECT_ARRESTED_FLAG==0,"SUSPECT_ARRESTED_FLAG"] <- "QUEENS_suspect not arrested"
df_QUEENS_suspect[df_QUEENS_suspect$SUSPECT_ARRESTED_FLAG==1,"SUSPECT_ARRESTED_FLAG"] <- "QUEENS_suspect arrested"
table(df_QUEENS_suspect$SUSPECT_ARRESTED_FLAG)
df_SI_suspect[df_SI_suspect$SUSPECT_ARRESTED_FLAG==0,"SUSPECT_ARRESTED_FLAG"] <- "SI_suspect not arrested"
df_SI_suspect[df_SI_suspect$SUSPECT_ARRESTED_FLAG==1,"SUSPECT_ARRESTED_FLAG"] <- "SI_suspect arrested"
table(df_SI_suspect$SUSPECT_ARRESTED_FLAG)

BRONX_a_s_acc <- 626/(626+1705)
print(BRONX_a_s_acc)
BROOKLYN_a_s_acc <- 912/(912+2720)
print(BROOKLYN_a_s_acc)
MANHATTAN_a_s_acc <- 901/(901+1956)
print(MANHATTAN_a_s_acc)
QUEENS_a_s_acc <- 554/(554+1294)
print(QUEENS_a_s_acc)
SI_a_s_acc <- 122/(122+218)
print(SI_a_s_acc)
## ---- chunk 12
# function1: variable X VS observe duration minutes (box plots && scatterpLots)
observe_time_relation <- function(m){
  if(class(m) == "character"){
    ggplot(NYPD, aes(x = m, y = OBSERVED_DURATION_MINUTES)) + geom_boxplot() + coord_cartesian(ylim=c(0, 35))
  }else{
    ggplot(NYPD, aes(m, OBSERVED_DURATION_MINUTES)) + geom_point() + coord_cartesian(ylim=c(0, 35)) 
  }
}


# function2: variable X VS stop duration minutes (box plots && scatterpLots)
stop_time_relation <- function(n){
  if(class(n) == "character"){
    ggplot(NYPD, aes(x = n, y = STOP_DURATION_MINUTES)) + geom_boxplot() + coord_cartesian(ylim=c(0, 50))
  }else{
    ggplot(NYPD, aes(n, STOP_DURATION_MINUTES)) + geom_point() + coord_cartesian(ylim=c(0, 50)) 
  }
}

observe_time_relation(NYPD$SUSPECT_SEX)


## ---- chunk 13
## Suspect Reported Ages

# overall visualization
class(NYPD$SUSPECT_REPORTED_AGE)
ggplot(NYPD,aes(SUSPECT_REPORTED_AGE)) + geom_histogram(colour = "orange3", fill = "orange3",alpha=0.8) + labs(title="Distribution of Suspect Reported Ages ", y="count", x="suspect reported age")

# VS observed time
observe_time_relation(NYPD$SUSPECT_REPORTED_AGE) + labs(title="Relation between Suspect Reported Ages and Observed Time ", y="observed duration mins", x="suspect reported ages")

# VS stop time
stop_time_relation(NYPD$SUSPECT_REPORTED_AGE) + labs(title="Relation between Suspect Reported Ages and Stop Time ", y="stopped duration mins", x="suspect reported ages")


## ---- chunk 14
##  SUSPECT SEX

# overall visualization
class(NYPD$SUSPECT_SEX)
ggplot(NYPD, aes(SUSPECT_SEX)) + geom_bar(alpha=0.90, colour="salmon", fill="salmon",width=0.75) + labs(title="Distribution of Suspect Sex", y="count", x="suspect sex")

# VS observed time
observe_time_relation(NYPD$SUSPECT_SEX) + labs(title="Observed Time for Different Suspect Sex", y="observed duration mins", x="suspect sex")

# VS stop time
stop_time_relation(NYPD$SUSPECT_SEX) + labs(title="Stop Time for Different Suspect Sex", y="stopped duration mins", x="suspect sex")


## ---- chunk 15
## SUSPECT RACE DESCRIPTION

# overall visualization
class(NYPD$SUSPECT_RACE_DESCRIPTION)
ggplot(NYPD, aes(SUSPECT_RACE_DESCRIPTION)) + geom_bar(alpha=0.90, colour="salmon", fill="salmon",width=0.5) + labs(title="Distribution of Suspect Race Description", y="count", x="suspect race description") + theme(axis.text.x=element_text(size=4.3))

# VS observed time
observe_time_relation(NYPD$SUSPECT_RACE_DESCRIPTION) + labs(title="Observed Time for Different Suspect Race Descriptions", y="observed duration mins", x="suspect race descriptions") +theme(axis.text.x=element_text(size=4.3))

# VS stop time
stop_time_relation(NYPD$SUSPECT_RACE_DESCRIPTION) + labs(title="Stop Time for Different Suspect Race Descriptions", y="stopped duration mins", x="suspect race descriptions") +theme(axis.text.x=element_text(size=4.3))
## ---- chunk 16
## SUSPECT HEIGHT 


# overall visualization
NYPD$SUSPECT_HEIGHT <- as.numeric(NYPD$SUSPECT_HEIGHT)
ggplot(NYPD,aes(SUSPECT_HEIGHT)) + geom_histogram(colour = "orange3", fill = "orange3",alpha=0.8) + labs(title="Distribution of Suspect Heights", y="count", x="suspect height")

# VS observed time
observe_time_relation(NYPD$SUSPECT_HEIGHT) + labs(title="Relation between Suspect Height and Observed Time ", y="observed duration mins", x="suspect height")

# VS stop time
stop_time_relation(NYPD$SUSPECT_HEIGHT) + labs(title="Relation between Suspect Height and Stop Time ", y="stopped duration mins", x="suspect height")

## ---- chunk 17
# SUSPECT WEIGHT


# overall visualization
NYPD$SUSPECT_WEIGHT <- as.numeric(NYPD$SUSPECT_WEIGHT)
ggplot(NYPD,aes(SUSPECT_WEIGHT)) + geom_histogram(colour = "orange3", fill = "orange3",alpha=0.8) + labs(title="Distribution of Suspect Weights", y="count", x="suspect weight")

# VS observed time
observe_time_relation(NYPD$SUSPECT_WEIGHT) + labs(title="Relation between Suspect Weight and Observed Time ", y="observed duration mins", x="suspect weight")

# VS stop time
stop_time_relation(NYPD$SUSPECT_WEIGHT) + labs(title="Relation between Suspect Weight and Stop Time ", y="stopped duration mins", x="suspect weight")

## ---- chunk 18
# SUSPECT BODY BUILD TYPE

# overall visualization
class(NYPD$SUSPECT_BODY_BUILD_TYPE)
ggplot(NYPD, aes(SUSPECT_BODY_BUILD_TYPE)) + geom_bar(alpha=0.90, colour="tomato", fill="tomato",width=0.5) + labs(title="Distribution of Suspect Body Build Type", y="count", x="suspect body build type")

# VS observed time
observe_time_relation(NYPD$SUSPECT_BODY_BUILD_TYPE) + labs(title="Observed Time for Different Suspect Body Build Types", y="observed duration mins", x="suspect body build type")

# VS stop time
stop_time_relation(NYPD$SUSPECT_BODY_BUILD_TYPE) + labs(title="Stop Time for Different Suspect Body Build Types", y="stopped duration mins", x="suspect body build type") 
## ---- chunk 19
# SUSPECT EYE COLOR


# overall visualization
unique(NYPD$SUSPECT_EYE_COLOR)
ggplot(NYPD, aes(SUSPECT_EYE_COLOR)) + geom_bar(alpha=0.90, colour="tomato", fill="tomato",width=0.5) + labs(title="Distribution of Suspect Eye Colors", y="count", x="suspect eye color")

# VS observed time
observe_time_relation(NYPD$SUSPECT_EYE_COLOR) + labs(title="Observed Time for Different Suspect Eye Colors", y="observed duration mins", x="suspect eye color") 

# VS stop time
stop_time_relation(NYPD$SUSPECT_EYE_COLOR) + labs(title="Stop Time for Different Suspect Eye Colors", y="stopped duration mins", x="suspect eye color") 
## ---- chunk 20
# SUSPECT HAIR COLOR


# overall visualization
unique(NYPD$SUSPECT_HAIR_COLOR)
ggplot(NYPD, aes(SUSPECT_HAIR_COLOR)) + geom_bar(alpha=0.90, colour="tomato", fill="tomato",width=0.5) + labs(title="Distribution of Suspect Hair Colors", y="count", x="suspect hair color")

# VS observed time
observe_time_relation(NYPD$SUSPECT_HAIR_COLOR) + labs(title="Observed Time for Different Suspect Hair Colors", y="observed duration mins", x="suspect hair color") 

# VS stop time
stop_time_relation(NYPD$SUSPECT_HAIR_COLOR) + labs(title="Stop Time for Different Suspect Hair Colors", y="stopped duration mins", x="suspect hair color") 
## ---- chunk 21
# STOP LOCATION BOROUGH NAME


# overall visualization
table(NYPD$STOP_LOCATION_BORO_NAME)
ggplot(NYPD, aes(STOP_LOCATION_BORO_NAME)) + geom_bar(alpha=0.90, colour="orange3", fill="orange3",width=0.5) + labs(title="Distribution of Suspect Location Boroughs", y="count", x="stop borough")

# VS observed time
observe_time_relation(NYPD$STOP_LOCATION_BORO_NAME) + labs(title="Observed Time for Different Suspect Location Boroughs", y="observed duration mins", x="suspect borough") 

# VS stop time
stop_time_relation(NYPD$STOP_LOCATION_BORO_NAME) + labs(title="Stop Time for Different Suspect Location Boroughs", y="stopped duration mins", x="suspect borough") 

# //
# To verify function1 and function2
# Borough VS Stop Time
mean(NYPD$STOP_DURATION_MINUTES)
median(NYPD$STOP_DURATION_MINUTES)
ggplot(NYPD, aes(x = STOP_LOCATION_BORO_NAME, y = STOP_DURATION_MINUTES)) + geom_boxplot() + coord_cartesian(ylim=c(0, 50))

# Borough VS Observe Time
mean(NYPD$OBSERVED_DURATION_MINUTES)
median(NYPD$OBSERVED_DURATION_MINUTES)
ggplot(NYPD, aes(x = STOP_LOCATION_BORO_NAME, y = OBSERVED_DURATION_MINUTES)) + geom_boxplot() + coord_cartesian(ylim=c(0, 35))
